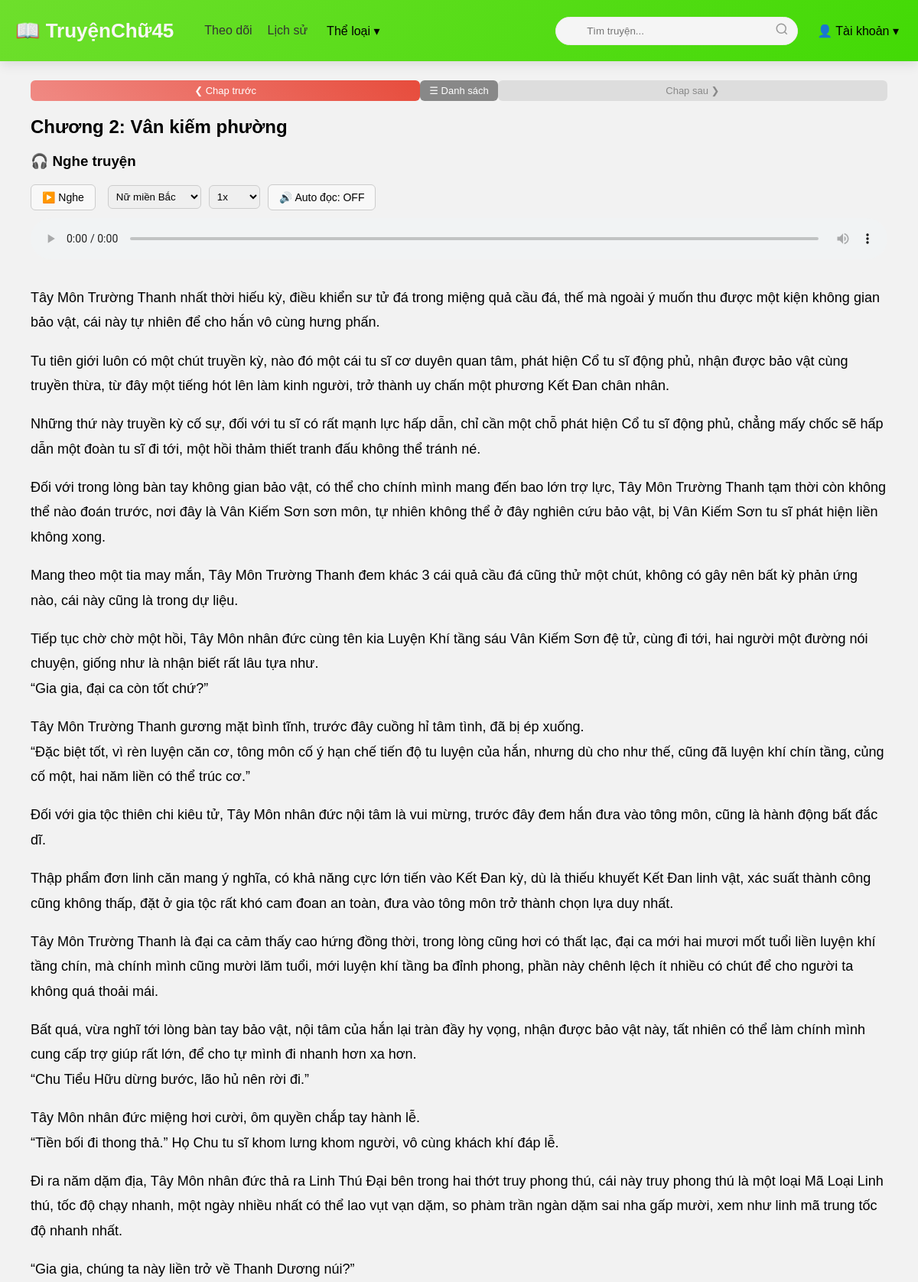
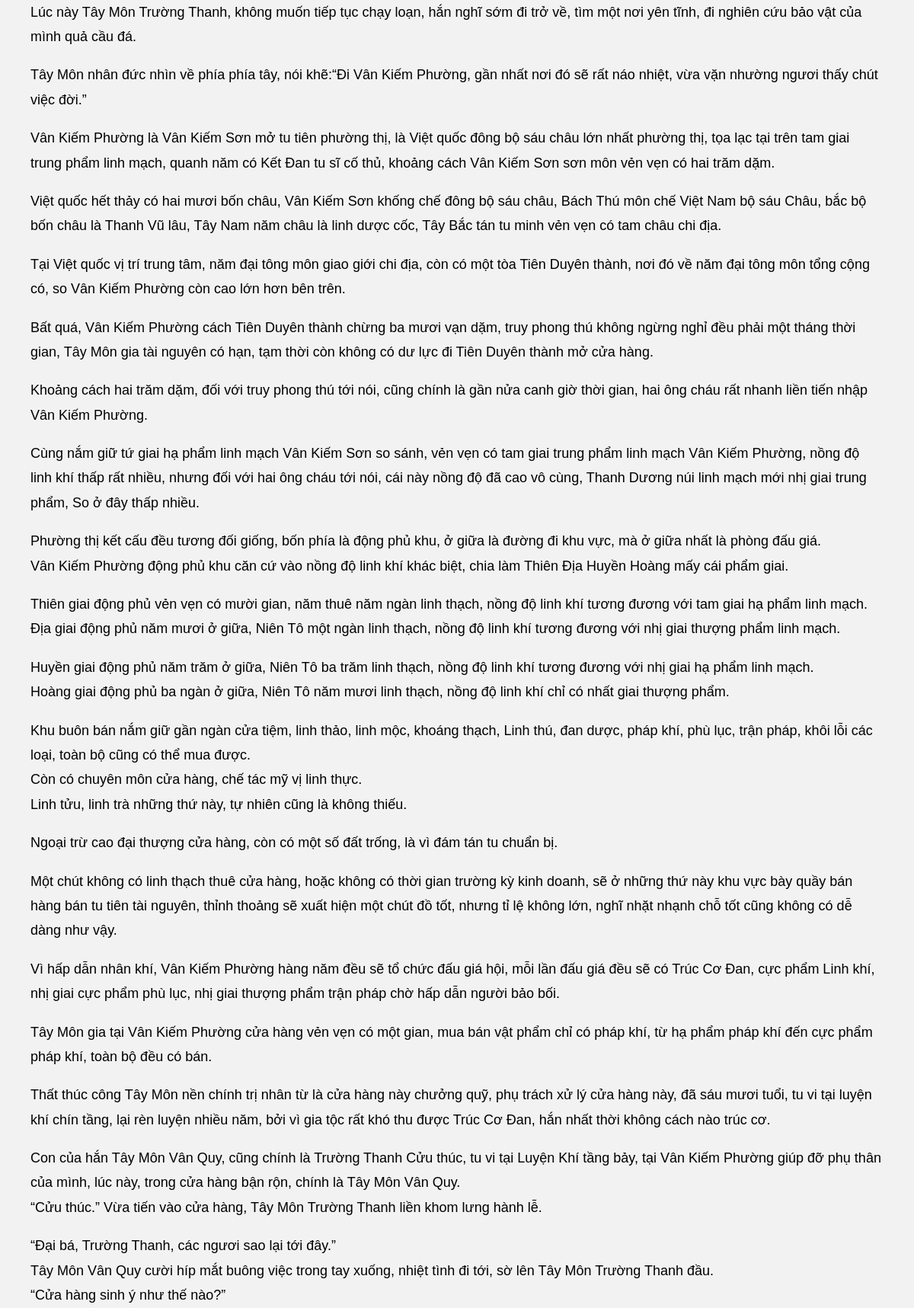
Page /chapter/7/ (upper part) on the committed database (2 pictures, top to bottom).
### stories/models.py (models this page shows, shortened)
class Chapter(models.Model):
    views = models.PositiveIntegerField(default=0)
    created_at = models.DateTimeField(auto_now_add=True)
    story = models.ForeignKey(
        Story,
        on_delete=models.CASCADE,
        related_name="chapters"
    )
    number = models.PositiveIntegerField("Số chương")
    title = models.CharField("Tiêu đề", max_length=255)
    content = models.TextField("Nội dung")
    class Meta:
        ordering = ["number"]
        unique_together = ("story", "number")

### stories/views.py (the view, shortened to what this page needs)
# urls.py: path('chapter/<int:chapter_id>/', views.chapter_detail, name='chapter_detail'),
def chapter_detail(request, chapter_id):
    chapter = get_object_or_404(Chapter, id=chapter_id)
    chapter.views += 1
    chapter.save()
    audio = Audio.objects.filter(chapter=chapter).first()
    prev_chapter = Chapter.objects.filter(
        story=chapter.story,
        number__lt=chapter.number
    ).order_by('-id').first()
    next_chapter = Chapter.objects.filter(
        story=chapter.story,
        number__gt=chapter.number
    ).order_by('id').first()
    suggested_stories = Story.objects.exclude(
        id=chapter.story.id
    ).order_by('-views')[:6]
    return render(request, 'stories/chapter_detail.html', {
        'chapter': chapter,
        'story': chapter.story,
        'audio_url': audio.file.url if audio else None,
        'prev_chapter': prev_chapter,
        'next_chapter': next_chapter,
        'suggested_stories': suggested_stories,
    })

### stories/context_processors.py (called while the page is built)
def categories_processor(request):
    return {
        'all_categories': Category.objects.all()
    }

### stories/templates/stories/chapter_detail.html (shortened to what this page needs)
{% extends 'stories/base.html' %}
{% block content %}
<div class="container mt-4">
    <div class="chapter-nav">
        {% if prev_chapter %}
            <a href="{% url 'chapter_detail' prev_chapter.id %}" class="nav-btn">
                ❮ Chap trước
            </a>
        {% else %}
            <span class="nav-btn disabled">❮ Chap trước</span>
        {% endif %}
        <a href="{% url 'story_detail' chapter.story.id %}" class="nav-btn center">
            ☰ Danh sách
        </a>
        {% if next_chapter %}
            <a href="{% url 'chapter_detail' next_chapter.id %}" class="nav-btn">
                Chap sau ❯
            </a>
        {% else %}
            <span class="nav-btn disabled">Chap sau ❯</span>
        {% endif %}
    </div>
    <h2 class="mb-3 text-center">Chương {{ chapter.number }}: {{ chapter.title }}</h2>
    <div style="margin-top:20px;">
        <h3>🎧 Nghe truyện</h3>
        <div class="audio-bar">
            <button id="playBtn" onclick="toggleAudio()" class="btn-simple">
                ▶️ Nghe
            </button>
            <select id="voice">
                <option value="banmai">Nữ miền Bắc</option>
            </select>
            <select onchange="changeSpeed(this.value)">
                <option value="1" selected>1x</option>
            </select>
            <button id="autoBtn" class="btn-simple" onclick="toggleAuto()">
                🔊 Auto đọc: OFF
            </button>
        </div>
        <audio id="player" controls style="width:100%; margin-top:10px;"></audio>
    </div>
    <div class="reading-box">
        {{ chapter.content|linebreaks }}
    </div>
</div>
{% endblock %}

### stories/templates/stories/base.html (style rules this page uses)
body { margin: 0;font-family: Arial, Helvetica, sans-serif;background: #f2f2f2; }
.container { max-width: 1200px;margin: 25px auto;padding: 0 20px; }
.btn-simple { padding: 8px 14px; border-radius: 6px; border: 1px solid #ccc; background: #f8f8f8; cursor: pointer; margin-right: 6px; font-size: 14px; transition: 0.2s; }
.audio-bar { display: flex; align-items: center; gap: 10px; margin-top: 15px; flex-wrap: wrap; }
select { padding: 6px; border-radius: 6px; border: 1px solid #ccc; }
.nav-btn.center { background: #888; }
.reading-box { line-height: 1.8; font-size: 18px; margin: 30px 0; }
.chapter-nav { display: grid; grid-template-columns: 1fr auto 1fr; align-items: center; margin: 20px 0; }
.chapter-nav a, .chapter-nav span { text-align: center; }
.nav-btn { padding: 6px 12px; font-size: 13px; border-radius: 6px; text-decoration: none; color: white; font-weight: 500; background: linear-gradient(45deg, #f08a84, #e74c3c); transition: 0.2s; display: inline-block; }
.nav-btn.disabled { background: #ddd; color: #888; pointer-events: none; }

### rows in the picture
Chapter: number "2", title "Vân kiếm phường", content "Tây Môn Trường Thanh nhất thời hiếu kỳ, điều khiển sư tử đá trong miệng quả cầu đá, thế mà ngoài ý muốn thu được một kiện không gian bảo vật, cái này tự nhiên để cho hắn vô cùng hưng phấn. Tu tiên giới luôn có một chút truyền kỳ, nào đó một cái tu sĩ cơ duyên quan tâm, phát hiện Cổ tu sĩ động phủ, nhận được bảo vật cùng truyền thừa, từ đây một tiếng hót lên làm kinh người, trở thành uy chấn một phương Kết Đan chân nhân. Những thứ này truyền kỳ cố sự, đối với tu sĩ có rất mạnh lực hấp dẫn, chỉ cần một chỗ phát hiện Cổ tu sĩ động phủ, chẳng mấy chốc sẽ hấp dẫn một đoàn tu sĩ đi tới, một hồi thảm thiết tranh đấu không thể tránh né. Đối với trong lòng bàn tay không gian bảo vật, có thể cho…"
